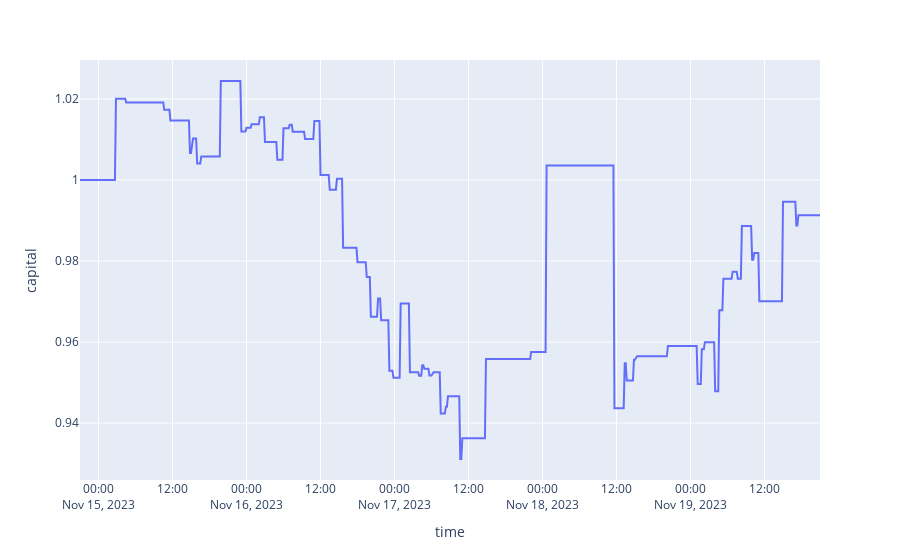

The notebook cell this image was saved under:
### Code cell
px.line(df, y='capital')

### Figure 1 — Plotly figure (JSON) as saved in the notebook; plotly's stock layout.template omitted (floating-point values rounded to 4 significant figures; data arrays with more than 128 entries replaced by an {"elided": "..."} marker saying what was removed)
{"data": [{"hovertemplate": "time=%{x}<br>capital=%{y}<extra></extra>", "legendgroup": "", "line": {"color": "#636efa", "dash": "solid"}, "marker": {"symbol": "circle"}, "mode": "lines", "name": "", "orientation": "v", "showlegend": false, "type": "scatter", "x": {"elided": "689 str values"}, "xaxis": "x", "y": {"elided": "689 float values"}, "yaxis": "y"}], "layout": {"autosize": true, "legend": {"tracegroupgap": 0}, "margin": {"t": 60}, "xaxis": {"anchor": "y", "autorange": true, "domain": [0, 1], "range": ["2023-11-14 21:00", "2023-11-19 21:00"], "title": {"text": "time"}, "type": "date"}, "yaxis": {"anchor": "x", "autorange": true, "domain": [0, 1], "range": [0.9259, 1.03], "title": {"text": "capital"}, "type": "linear"}}}
